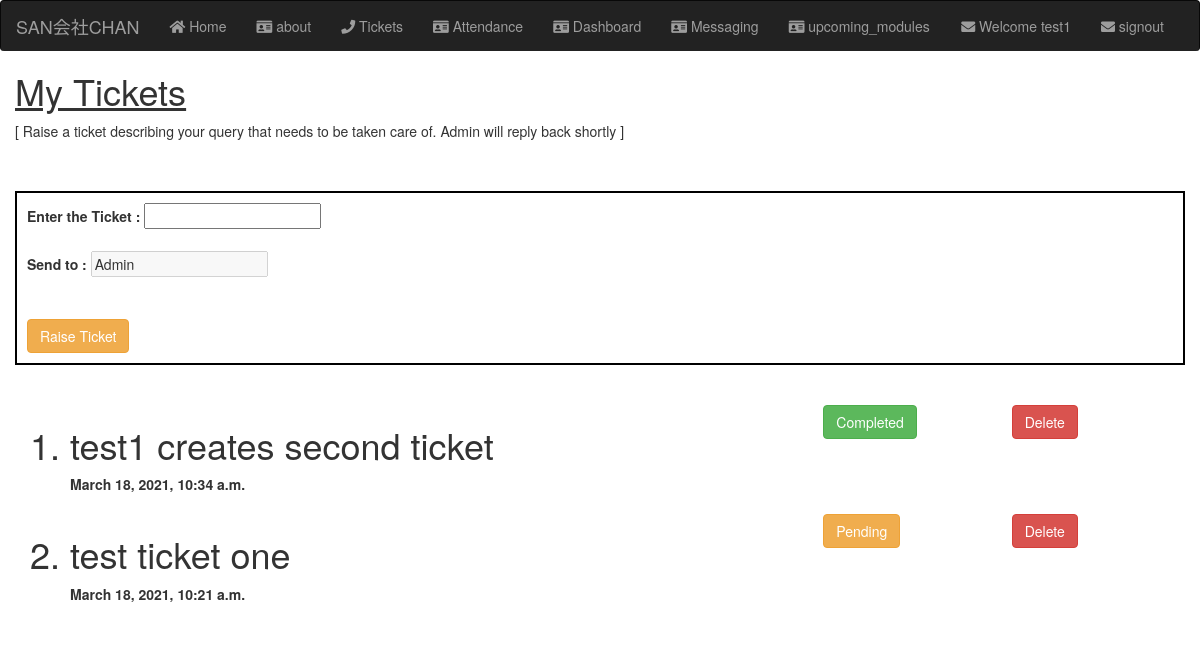
The app's page /tickets (signed in), older data.
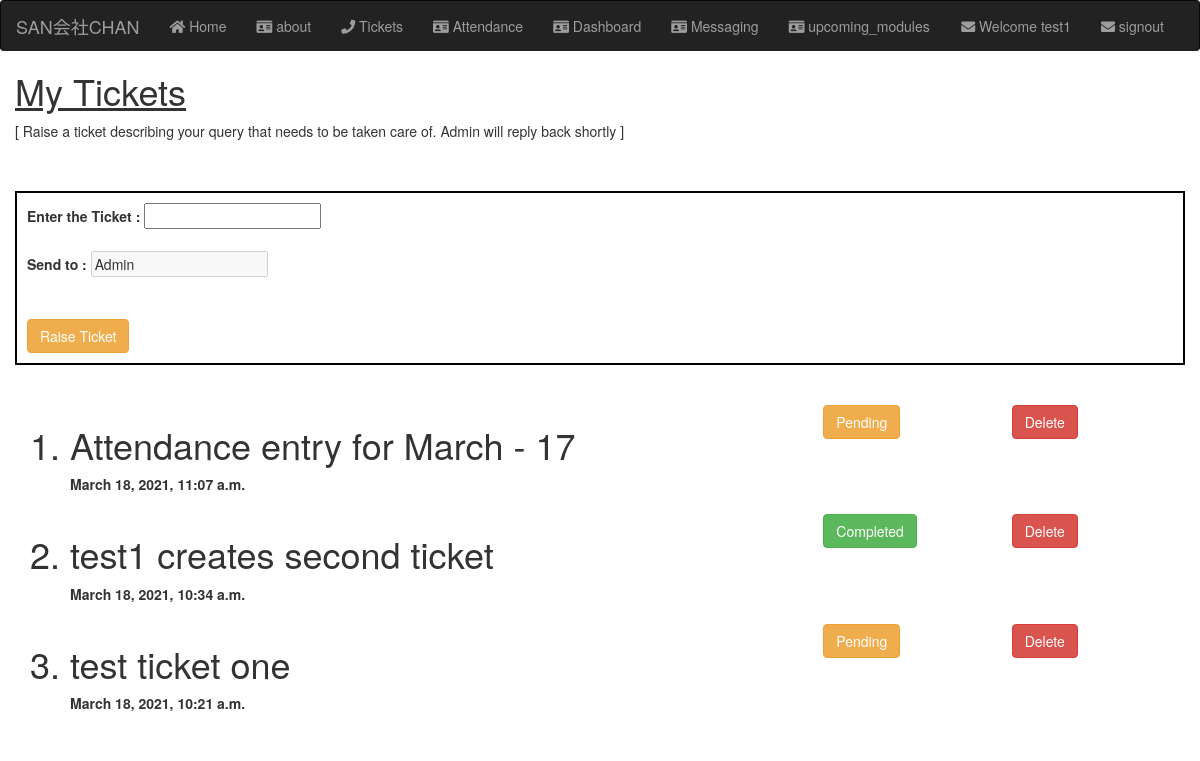
The same page, newer data.
### homepage/models.py (models this page shows)
class Tickets(models.Model):
    employee = models.ForeignKey(Employee , on_delete = models.CASCADE , related_name="ticket_employee")
    query = models.CharField(max_length=200)
    sender = models.ForeignKey(Employee , on_delete = models.CASCADE , related_name="ticket_sender")
    reciever = models.ForeignKey(Employee , on_delete = models.CASCADE , blank = True, null= True ,  related_name="ticket_reciever")
    created_at = models.DateTimeField(auto_now_add=True)
    status = models.IntegerField(default = 0)
    def __str__(self):
        return self.query

### homepage/views.py (the view, shortened to what this page needs)
# urls.py: path('tickets', views.tickets , name = "tickets"),
def tickets(request):
    current_user = request.user
    admin = Employee.objects.get(emp_no = 0)
    ticket = Tickets.objects.all().filter(~Q(status=3)).filter(employee__user_profile__email = current_user.email).order_by('-created_at')
    print(ticket)
    return render(request,'landing/tickets.html', {'tickets' : ticket , 'curr_user' : current_user , 'admin':admin})

### templates/landing/tickets.html (shortened to what this page needs)
<!DOCTYPE html>
{% extends "base.html" %}
{% load static %}
{% block body %}
    <h1> <u> My Tickets </u> </h1>
    <p>[ Raise a ticket describing your query that needs to be taken care of. Admin will reply back shortly ]</p>
    <br><br>
    <form style="border: 2px solid black; padding:10px;" method="POST">
        <label for="ticket">Enter the Ticket : </label>
        <input type="text" name="ticket">
        <br><br>
        <label for="reciever"> Send to :</label>
        <input type="text" name="reciever" value= "Admin" disabled >
        <br><br><br>
        <input type="submit" class="btn btn-warning "  value="Raise Ticket">
    </form>
    <br><br>
    <ol>
    {% for ticket in tickets %}
    <div>
            <div class="col-md-12">
                <div class="row">
                    <div class="col-md-8">
                        <h1> <li> {{ticket}} </li> </h1>
                        <b>{{ticket.created_at}}</b><br><br>
                    </div>
                    <div class="col-md-2">
                        {% if ticket.status == 0 %}
                        <a href="{% url 'homepage:ticket_status' pk1=ticket.id pk2=1 %}"><button class="btn btn-warning"> Pending </button> </a>
                        {% endif %}
                        {% if ticket.status == 1 %}
                        <a href=" {% url 'homepage:ticket_status' pk1=ticket.id pk2=0 %}"><button class="btn btn-success"> Completed </button></a>
                        {% endif %}
                    </div>
                    <div class="col-md-2">
                        <a href=" {% url 'homepage:ticket_status' pk1=ticket.id pk2=3 %}"><button class="btn btn-danger"> Delete </button> </a>
                    </div>
                </div>
            </div>
    </div>
    {% endfor %}
    </ol>
{% endblock %}

### templates/base.html (shortened to what this page needs)
<!DOCTYPE html>
{% load static %}
<html lang="en">
<head>
    <link rel="stylesheet" href="https://maxcdn.bootstrapcdn.com/bootstrap/3.3.7/css/bootstrap.min.css">
    <link rel="stylesheet" href="https://use.fontawesome.com/releases/v5.7.0/css/all.css">
    <link rel="stylesheet" href="{% static 'css/base.css' %}">
</head>
<body>
    <nav class="navbar navbar-inverse " style=" margin-bottom:0px ; border-bottom : 0px;">
        <div class="container-fluid">
            <div class="navbar-header">
                <a class="navbar-brand" href="/">SAN会社CHAN</a>
            </div>
            <ul class="nav navbar-nav">
                <li> <a href="/"> <i class="fa fa-home" aria-hidden="true"> </i>  Home</a> </li>
                <li><a href="{% url 'homepage:about' %}"> <i class="fa fa-id-card" aria-hidden="true"></i> about</a></li>
                {% if user.is_authenticated %}
                    <li><a href=" {% url 'homepage:tickets' %}"> <i class="fa fa-phone" aria-hidden="true"></i></i> Tickets</a></li>
                    <li><a href="{% url 'attendance:attendance' %}"> <i class="fa fa-id-card" aria-hidden="true"></i> Attendance </a></li>
                    <li><a href="{% url 'dashboard:home' %}"> <i class="fa fa-id-card" aria-hidden="true"></i> Dashboard </a></li>
                    <li><a href="{% url 'messaging:home' %}"> <i class="fa fa-id-card" aria-hidden="true"></i> Messaging </a></li>
                {% endif %}
                <li><a href="{% url 'homepage:upcoming_modules' %}"> <i class="fa fa-id-card" aria-hidden="true"></i> upcoming_modules</a></li>
            </ul>
            {% if user.is_authenticated %}
            <ul class = "nav navbar-nav navbar-right">
                <li><a href=" {% url 'homepage:profile' %}"> <i class="fa fa-envelope" aria-hidden="true"></i> Welcome {{user.username}} </a></li>
                <li style="padding-right: 20px;"><a href="{% url 'registration:signout' %}"> <i class="fa fa-envelope" aria-hidden="true"></i> signout </a></li>
            {% endif %}
        </div>
    </nav>
    <div class="container base-container" style=" padding:0px ;">
        {% block body %}
        {% endblock %}
    </div>
</body>
</html>

Row changes from the older to the newer data that the page shows:
added Tickets: query "Attendance entry for March - 17", created_at "March 18, 2021, 11:07 a.m.", status "Pending"
